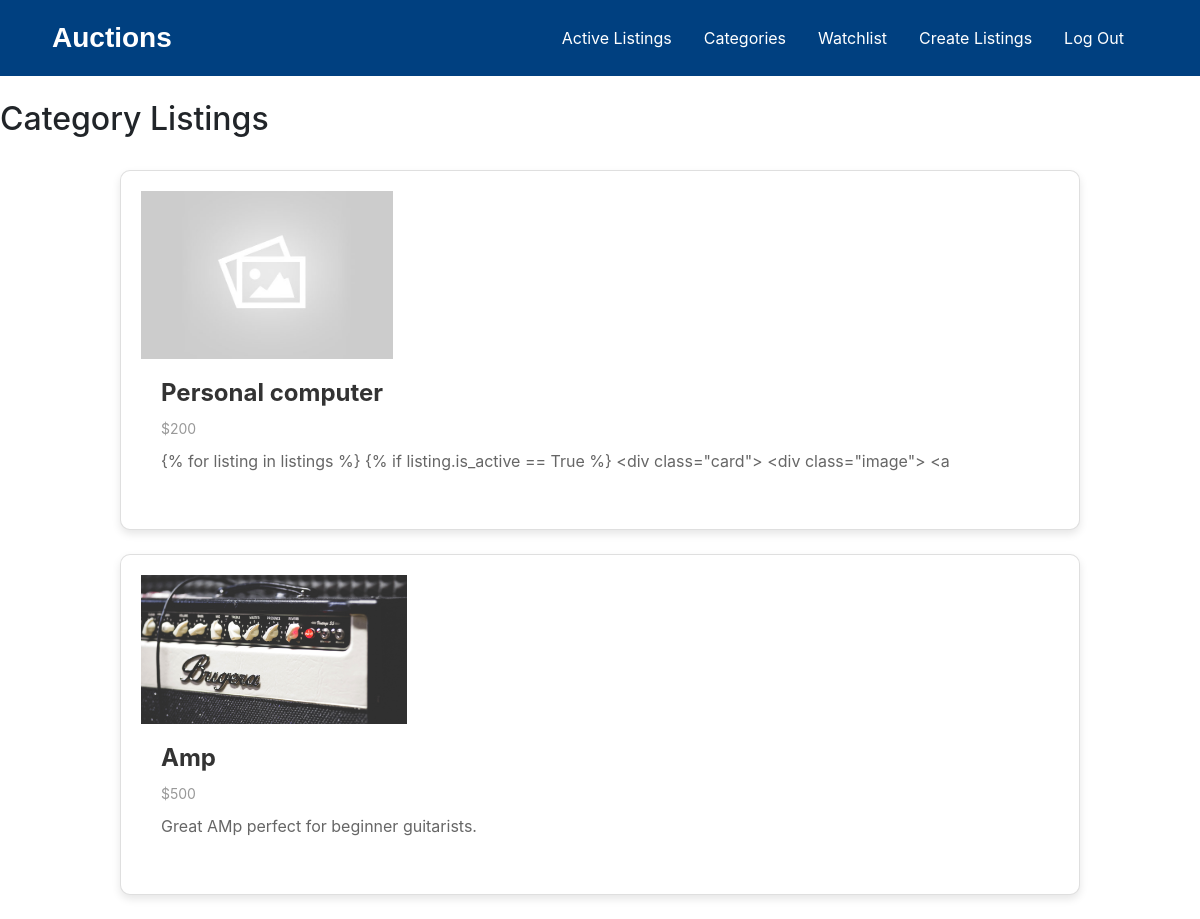
Screenshot of /categories/1/ (signed in) with the database file from the repository.
### auctions/models.py (models this page shows, shortened)
class Listings(models.Model):
        owner = models.ForeignKey(User, on_delete=models.CASCADE, default=None)
        title = models.CharField(max_length=60)
        description = models.TextField(max_length=700, blank=True, null=True)
        category = models.ForeignKey(Category, on_delete=models.CASCADE, null=True, blank=True)
        bid_price = models.IntegerField(blank=True, null=True)
        image = models.ImageField(null=True, blank=True, upload_to='listing-image', default='listing-image/default.jpg')
        is_active= models.BooleanField(default=True)
        in_watchlist = models.ManyToManyField(User, blank=True, related_name="watchlist")

### auctions/views.py (the view)
# urls.py: path('categories/<int:category_id>/', views.viewCategories, name='view-categories'),
def viewCategories(request, category_id=None):
    categories = Category.objects.all()
    listings = Listings.objects.all()
    if category_id:
        category = get_object_or_404(Category, pk=category_id)
        listings = listings.filter(category=category)
    listings_with_categories = {}
    for category in categories:
        listings_with_categories[category] = listings.filter(category=category)
    context = {
        'listings_with_categories': listings_with_categories,
        'categories': categories,
        'selected_category': category if category_id else None,
    }
    return render(request, 'auctions/categories.html', context)

### auctions/templates/auctions/categories.html (shortened to what this page needs)
{% extends 'auctions/layout.html' %}
{% load static %}
{% block staticfile %} {% static "auctions/active-listings.css" %} {% endblock %}
{% block body %}
<h2>Category Listings</h2>
<br>
{% for category, listings in listings_with_categories.items %}
        {% for listing in listings %}
            {% if listing.is_active == True %}
                <div class="card">
                    <div class="image">
                        <a href="{% url 'listing' listing.id %}">
                        <img src="{{listing.image.url}}" alt="{{listing.title}}'s' image">
                        </a>
                    </div>
                    <div class="card-content">
                        <a href="{% url 'listing' listing.id %}">
                        <h2 class="card-title">{{listing.title.capitalize}}</h2>
                        <p class="card-category">${{listing.bid_price}}</p>
                        <p class="card-description">{{listing.description|slice:'150'}}</p>
                        </a>
                    </div>
                </div>
                <br>
            {% endif %}
      {% endfor %}
{% endfor %}
{% endblock body %}

### auctions/static/auctions/active-listings.css (style rules this page uses)
.card { background-color: #fff; border-radius: 10px; box-shadow: 0 4px 8px rgba(0, 0, 0, 0.1); overflow: hidden; margin-bottom: 20px; display: flex; width: 80%; margin: 0 auto; padding: 20px; }
.image { flex: 0 0 auto; padding-right: 20px; }
.image img { max-width: 266px; max-height: 168px; width: auto; height: auto; display: block; }
.card-content { padding: 20px; flex: 1 1 auto; text-align: left; }
.card-title { font-size: 24px; font-weight: bold; color: #333; margin-bottom: 10px; }
.card-description { font-size: 16px; color: #666; margin-bottom: 15px; }
.card-category { font-size: 14px; color: #999; margin-bottom: 10px; }

### rows the page displays
Listings: image (placeholder picture), title "Personal computer", bid_price "200", description "{% for listing in listings %} {% if listing.is_active == True %} <div class=\"card\"> <div class=\"image\"> <a"
Listings: image (picture), title "Amp", bid_price "500", description "Great AMp perfect for beginner guitarists."
